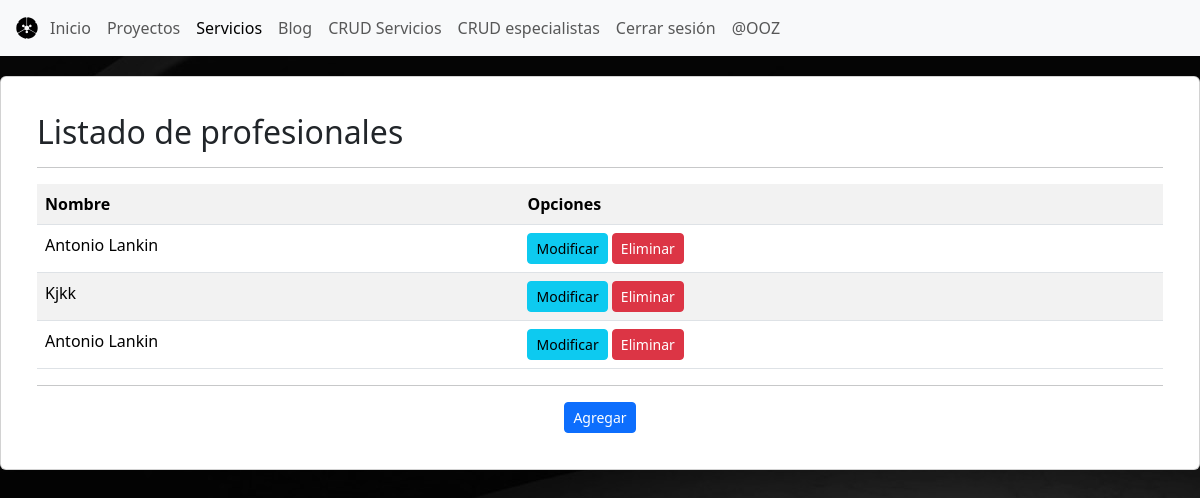
The app's page /blog/listar_profesional/ (signed in), older data.
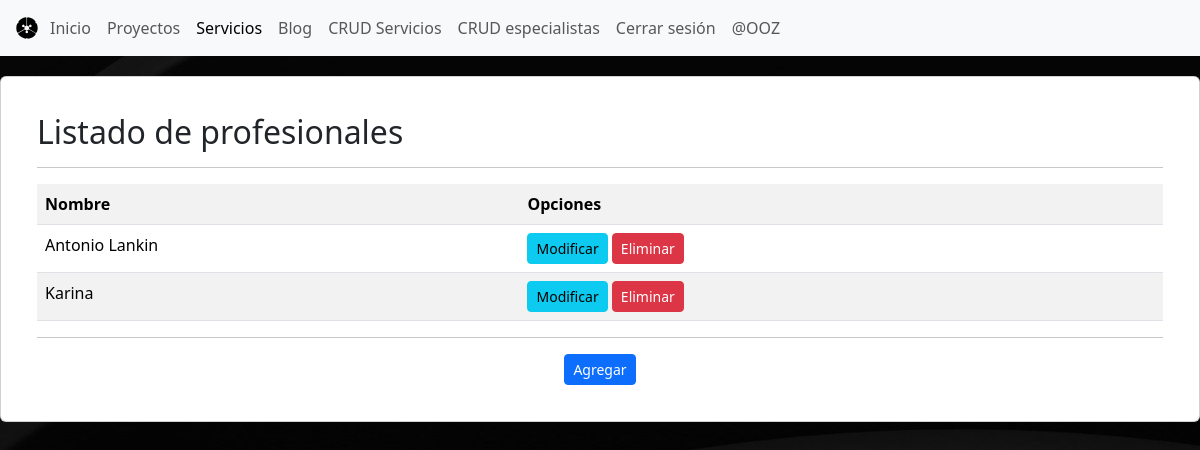
The same page, newer data.
### blog/models.py (models this page shows, shortened)
class especialista (models.Model):
    nombre = models.CharField(max_length=50)
    Imagen = models.ImageField()

### blog/views.py (the view)
# urls.py: path("listar_profesional/",views.listar_profesional,name="listar_profesional"),
@permission_required('blog.add_servicio')
def listar_profesional(request):
 especialistas = especialista.objects.all()
 data={
     'especialistas':especialistas
    }
 return render(request,"pages/listar_profesional.html",data)

### blog/templates/pages/listar_profesional.html (shortened to what this page needs)
<!DOCTYPE html>
<html lang="en">
<head>
    {% load static %}
    <link rel="stylesheet" href="{% static 'css/bootstrap.min.css' %}">
    <link rel="stylesheet" href="{% static 'css/custom.css' %}">
    <link rel="stylesheet" href="https://cdnjs.cloudflare.com/ajax/libs/font-awesome/6.5.2/css/all.min.css">
</head>
<body>
    <header>
        <nav class="navbar navbar-expand-lg bg-body-tertiary">
            <div class="container-fluid">
                <img src="{% static 'img/icono.svg' %}" alt="Bootstrap" width="30" height="24">
                <div class="collapse navbar-collapse" id="navbarSupportedContent">
                    <ul class="navbar-nav me-auto mb-2 mb-lg-0">
                        <li class="nav-item">
                            <a class="nav-link" aria-current="page" href="{% url 'index' %}">Inicio</a>
                        </li>
                        <li class="nav-item">
                            <a class="nav-link" href="{% url 'proyectos' %}">Proyectos</a>
                        </li>
                        <li class="nav-item">
                            <a class="nav-link active" href="{% url 'servicios' %}">Servicios</a>
                        </li>
                        <li class="nav-item">
                            <a class="nav-link" href="{% url 'blog' %}">Blog</a>
                        </li>
                        {% if perms.blog.add_servicio %}
                        <li class="nav-item">
                          <a class="nav-link" href="{% url 'listar_servicio' %} ">CRUD Servicios</a>
                        </li>
                        <li class="nav-item">
                            <a class="nav-link" href="{% url 'listar_profesional' %} ">CRUD especialistas</a>
                        </li>
                        {% endif %}
                        {% if user.is_authenticated %}
                            <li class="nav-item">
                                <a class="nav-link" href="{% url 'logout' %}">Cerrar sesión</a>
                            </li>
                            <li >
                              <a class="nav-link" href="#">@{{ user.username }}</a>
                            </li>
                        {% else %}
                            <li class="nav-item">
                                <a class="nav-link" href="{% url 'login' %}">Iniciar sesión</a>
                            </li>
                        {% endif %}
                    </ul>
                </div>
            </div>
        </nav>
    </header>
    <div class="card">
        <card class="card-body">
            <h2>Listado de profesionales</h2>
            <hr>
            <table class="table table-striped table-hover table-responsive-sm">
                <tr>
                    <th>Nombre</th>
                    <th>Opciones</th>
                </tr>
                {% for p in especialistas %}
                    <tr>
                        <td>{{ p.nombre | title }}</td>
                        <td>
                            <a href="{% url 'modificar_profesional' p.id%}" class="btn btn-info btn-sm">Modificar</a>
                            <a href="#" onclick="eliminarProfesional({{p.id}})" class="btn btn-danger btn-sm">Eliminar</a>
                        </td>
                    </tr>
                {% endfor %}
            </table>
            <hr>
            <div class="d-flex justify-content-center mt-3">
                <a href="{% url 'agregar_profesional' %}" class="btn btn-primary btn-sm">Agregar</a>
            </div>
        </card>
    </div>
</html>

Row changes from the older to the newer data that the page shows:
removed especialista: nombre "Kjkk"
removed especialista: nombre "Antonio Lankin"
added especialista: nombre "Karina"
